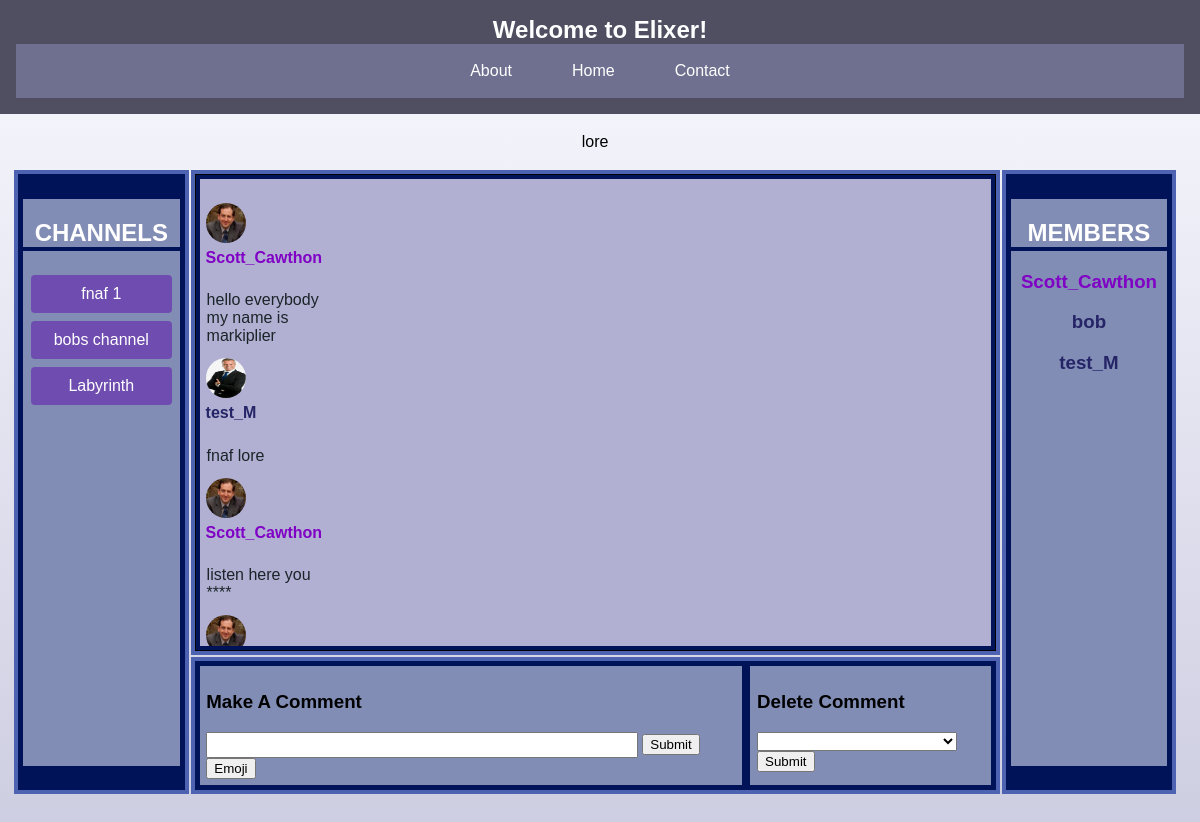
The page /channels/fnaf 1/ (signed in) on the database as committed earlier.
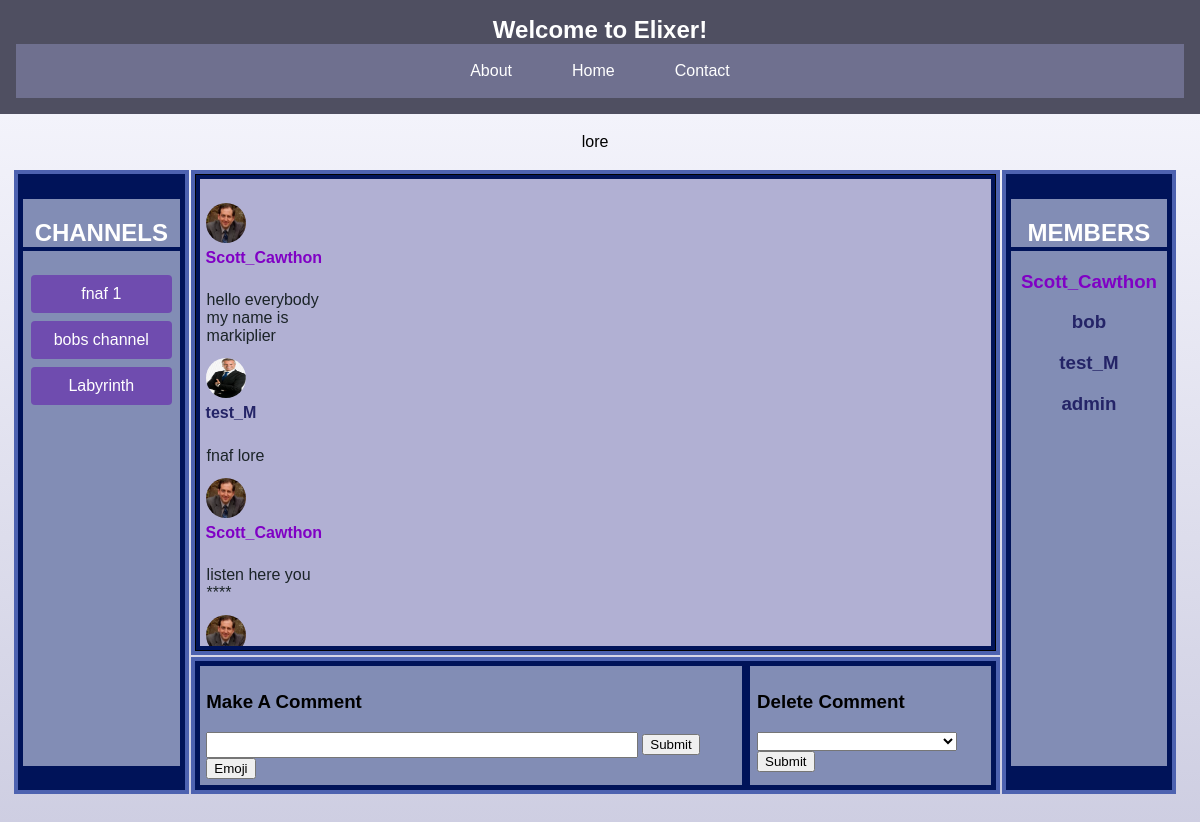
The same page on the database as committed later.
### app/models.py (models this page shows, shortened)
class Channel(models.Model):
    name = models.CharField(max_length=50, unique=True)
    description = models.CharField(max_length=200)
    creator = models.ForeignKey(CustomUser, on_delete=models.CASCADE)
    chat_members = models.ManyToManyField(
        CustomUser, related_name="channels", through="Membership"
    )
    MODE = (("Enabled", "Enabled"), ("Disabled", "Disabled"))
    safe_mode = models.CharField(
        max_length=10,
        choices=MODE,
    )

class Comment(models.Model):
    owner = models.ForeignKey(CustomUser, on_delete=models.CASCADE)
    channel = models.ForeignKey(Channel, on_delete=models.CASCADE)
    message = models.CharField(max_length=300)

class CustomUser(AbstractUser):
    email = models.EmailField(unique=True)
    profile_picture = models.ImageField(
        upload_to="profile_pictures/",
        null=True,
        blank=True,
    )
    groups = models.ManyToManyField(
        Group,
        verbose_name=("groups"),
        blank=True,
        related_name="customuser_set",
        related_query_name="user",
    )
    user_permissions = models.ManyToManyField(
        Permission,
        verbose_name=("user permissions"),
        blank=True,
        related_name="customuser_set",
        related_query_name="user",
    )

### app/views.py (the view, shortened to what this page needs)
# urls.py: path("channels/<str:channel_name>/", channel_view, name="channels"),
@login_required(login_url=login_view)
def channel_view(request, channel_name):
    try:
        you = CustomUser.objects.get(username=request.user.username)
        you_admin = you.groups.filter(name="Admin").exists
        channel_list = Channel.objects.filter(creator=you)
        involved_channels = Channel.objects.filter(chat_members=you).exclude(
            creator=you
        )
        C_List = set()
        for c1 in channel_list:
            C_List.add(c1)
        for c2 in involved_channels:
            C_List.add(c2)
        channel = Channel.objects.get(name=channel_name)
        channel_comments = Comment.objects.filter(channel=channel)
        you = CustomUser.objects.get(username=request.user.username)
        your_comments = Comment.objects.filter(owner=you, channel=channel)
        people_in_channel = channel.chat_members.exclude(id=channel.creator.id)
        context = {
            "channel": channel,
            "members": people_in_channel,
            "owner": channel.creator.username,
            "comments": channel_comments,
            "your_comments": your_comments,
            "all_in": C_List,
            "if_admin": you_admin,
        }
    except:
        return redirect(dashboard)
    return render(request, "channel.html", context)

### app/templates/channel.html (shortened to what this page needs)
{% extends "base.html" %}
{% load static %}
{% block content %}
<table class="ChannelTable">
  <tr class="GETSMALL">
    <td>
    </td>
    <td class="Talign">
      <p>{{ channel.description }}</p>
    </td>
    <td></td>
  </tr>
  <tr>
    <td class="ChannelTD" rowspan="3" >
      <div class="List">
        <h2 class="ListName">CHANNELS</h2>
      {% for a in all_in%}
          <a href="{% url 'channels' a.name %}"><button class="ChannelButton BoxBut">{{ a.name }}</button></a>
      {% endfor %}
      </div>
    </td>
<td class="messageTD">
  <div class="TestingMessages">
<br />
{% for comment in comments %}
{% if comment.owner.username == request.user.username %}
<div class="yourComment ">
<table class=" CommentTable">
  <tr>
    <td class="NoPad">
      {% if comment.owner.profile_picture %}
      <img src="{{ comment.owner.profile_picture.url }}" width="40" height="40" class="testingpic"/>
      {% else %}
      <img src="{% static "images/dinosaur_profile_default.jpg" %}" width="40" height="40" class="testingpic">
      {% endif %}
    </td>
  </tr>
  <tr>
    <td class="NoPad">
      {% if comment.owner.username == owner %}
      <h4 class="OwnerL NoPad">{{ comment.owner.username }}<h4>
      {% else %}
      <h4 class="MemberL NoPad">{{ comment.owner.username }}<h4>
      {% endif %}
    </td>
  </tr>
  <tr>
    <td class="TestingTD ">
      <p class="NoPad">{{ comment.message }}</p>
    </td>
  </tr>
</table>
</div>
{% comment %} <div class="yourComment">
<p class="NoPicTouch">{{ comment.owner.username }}: {{ comment.message }}</p>
{% if comment.owner.profile_picture %}
<img src="{{ comment.owner.profile_picture.url }}" width="40" height="40" class="testingpic"/>
{% else %}
<img src="{% static "images/dinosaur_profile_default.jpg" %}" width="40" height="40" class="testingpic">
</div>
{% endif %} {% endcomment %}
{% else %}
<div class="comment ">
<table class=" CommentTable">
  <tr>
    <td class="NoPad2">
      {% if comment.owner.profile_picture %}
      <img src="{{ comment.owner.profile_picture.url }}" width="40" height="40" class="testingpic"/>
      {% else %}
      <img src="{% static "images/dinosaur_profile_default.jpg" %}" width="40" height="40" class="testingpic">
      {% endif %}
    </td>
  </tr>
  <tr>
    <td class="NoPad2">
      {% if comment.owner.username == owner %}
      <h4 class="OwnerL NoPad2">{{ comment.owner.username }}<h4>
      {% else %}
      <h4 class="MemberL NoPad2">{{ comment.owner.username }}<h4>
      {% endif %}
    </td>
  </tr>
  <tr>
    <td class="TestingTD ">
      <p class="NoPad2">{{ comment.message }}</p>
    </td>
  </tr>
</table>
</div>
{% endif %}
{% endfor %}
<br>
</div>
    </td>
    <td class="MemberTD" rowspan="3">
      <div class="List">
        <h2 class="ListName">MEMBERS</h2>
      <h3 class="OwnerL">{{ owner }}</h3>
      {% for member in members %}
      <h3 class="MemberL">{{ member.username }}</h3>
      {% endfor %}
      </div>
    </td>
  </tr>
  <tr>
  <td class="CreateComment">
    <div class="CommentDiv1 Pad">
    <h3>Make A Comment</h3>
      <form method="POST">
        <input type="text" required name="comment_text" max_length="300" class="CommentBar" />
        <input type="submit"/>
      </form>
      <button id="emojiButton">Emoji</button>
    </div>
    <div class="Pad CommentDiv2">
      <h3>Delete Comment</h3>
      <form method="POST">
        <select name="comment_remove">
          <option></option>
        </select>
        <input type="submit" />
      </form>
    </div>
    </td>
    <td></td>
    <td></td>
  </tr>
</table>
<br />
<br />
{% endblock content %}

Rows that differ between the two databases and show on the page:
now on this page (row edited): CustomUser: username "admin"
